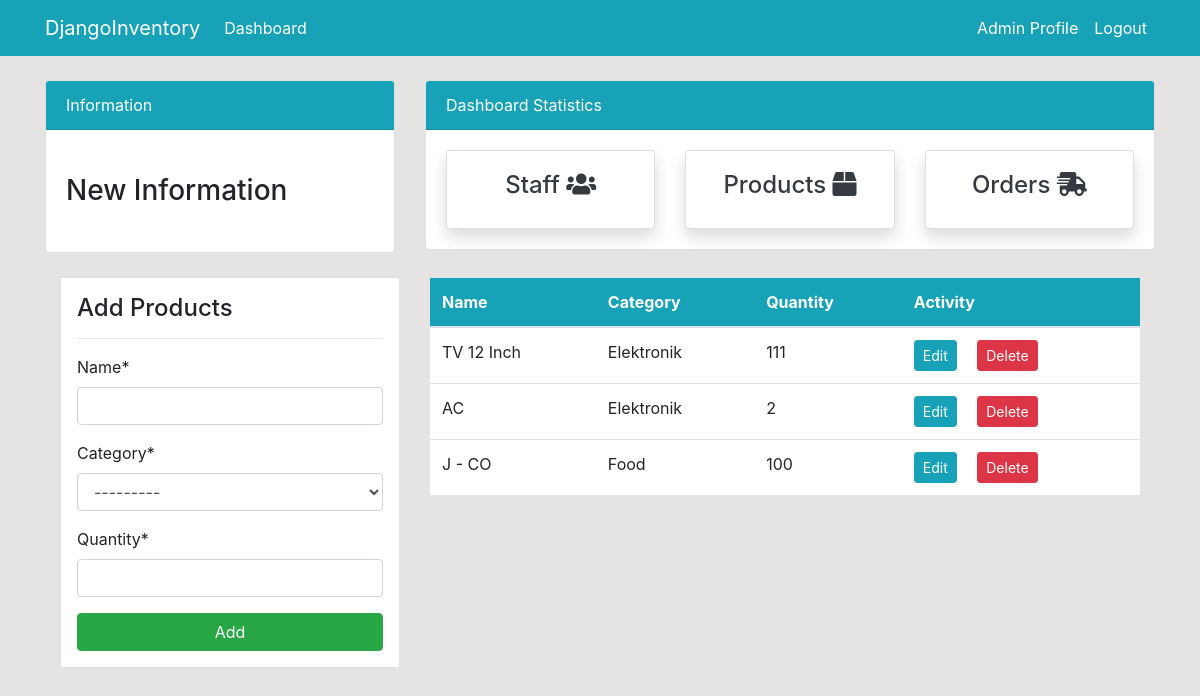
The page /product/ (signed in) on the database as committed earlier.
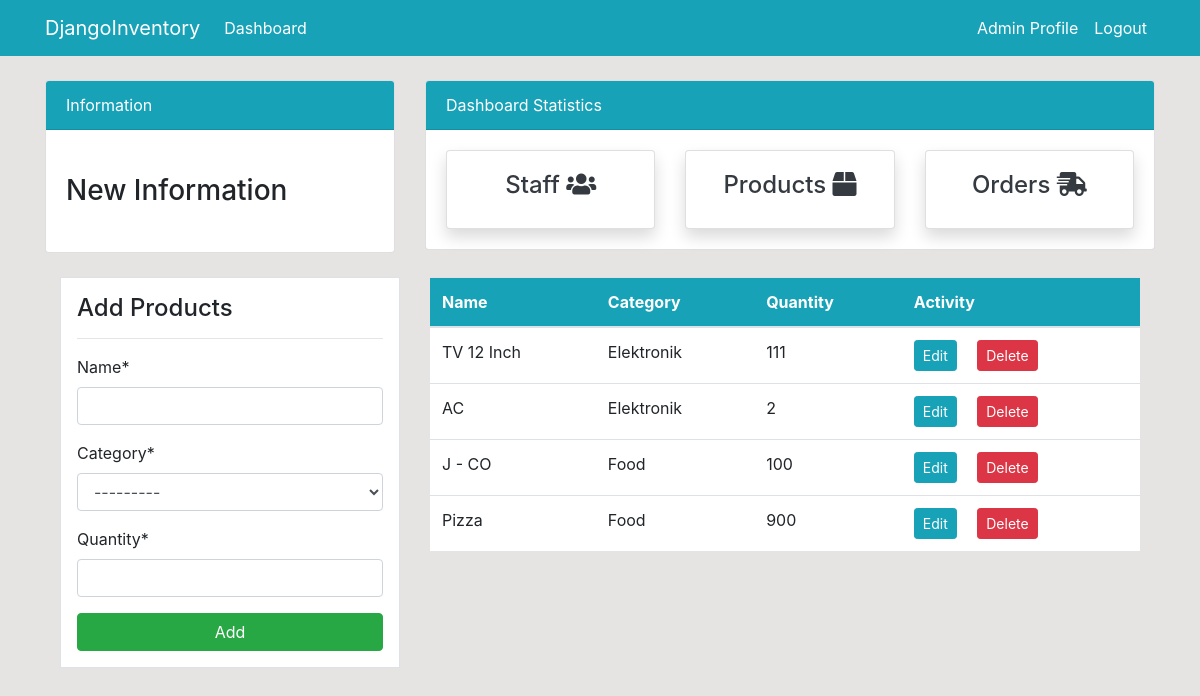
The same page on the database as committed later.
### dashboard/models.py (models this page shows, shortened)
class Product(models.Model):
    name = models.CharField(max_length=100, null=True)
    category = models.CharField(max_length=20, choices=CATEGORY, null=True)
    quantity = models.PositiveBigIntegerField(null=True)

### dashboard/views.py (the view)
# urls.py: path('product/', views.product, name="dashboard-product"),
@login_required(login_url='user-login')
def product(request):
    items = Product.objects.all()
    if request.method == 'POST':
        form = ProductForm(request.POST)
        if form.is_valid():
            form.save()
            product_name = form.cleaned_data.get('name')
            messages.success(request, f'{product_name} has been added')
            return redirect('dashboard-product')
    else:
        form = ProductForm()
    context = {
        'items': items,
        'form':form
    }
    return render(request, 'dashboard/product.html', context)

### dashboard/forms.py
class ProductForm(forms.ModelForm):
    class Meta:
        model = Product
        fields = ['name','category','quantity']

### templates/dashboard/product.html (shortened to what this page needs)
{% extends 'partials/base.html' %}
{% load crispy_forms_tags %}
{% block content %}
{% include 'partials/topnav.html' %}
<div class="container">
        <div class="row my-4">
            <div class="col-md-4">
                <div class="border bg-white p-3">
                    <h4>Add Products</h4>
                    <hr>
                    <form method="POST">
                        {{ form|crispy }}
                        <input class="btn btn-success btn-block" type="submit" value="Add">
                    </form>
                </div>
            </div>
            <div class="col-md-8">
                <table class="table bg-white">
                    <thead class="bg-info">
                        <tr class="text-white">
                            <th scope="col">Name</th>
                            <th scope="col">Category</th>
                            <th scope="col">Quantity</th>
                            <th scope="col">Activity</th>
                        </tr>
                    </thead>
                    <tbody>
                        {% for item in items %}
                        <tr>
                                <td>{{ item.name }}</td>
                                <td>{{ item.category }}</td>
                                <td>{{ item.quantity }}</td>
                                <td>
                                    <a class="btn btn-info btn-sm mr-2"
                                    href="{% url 'dashboard-product-edit' item.id %}">Edit</a>
                                    <a class="btn btn-danger btn-sm ml-2"
                                        href="{% url 'dashboard-product-delete' item.id %}">Delete</a>
                                </td>
                        </tr>
                        {% endfor %}
                    </tbody>
                </table>
            </div>
        </div>
    </div>
{% endblock %}

Rows that differ between the two databases and show on the page:
added Product: name "Pizza", category "Food", quantity "900"
